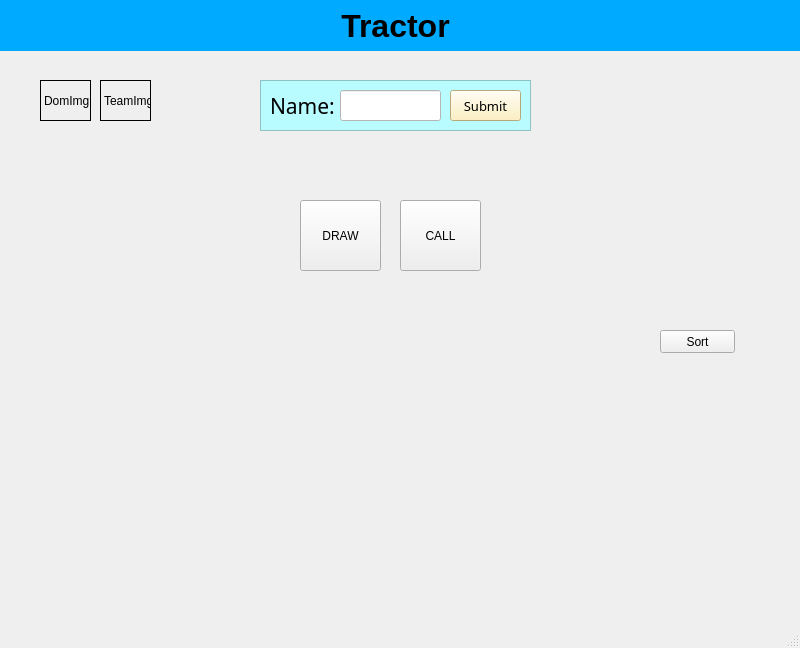
<?xml version="1.0" encoding="UTF-8"?>
<ui version="4.0">
 <class>MainWindow</class>
 <widget class="QMainWindow" name="MainWindow">
  <property name="geometry">
   <rect>
    <x>0</x>
    <y>0</y>
    <width>800</width>
    <height>648</height>
   </rect>
  </property>
  <property name="windowTitle">
   <string>MainWindow</string>
  </property>
  <widget class="QWidget" name="centralwidget">
   <widget class="QPushButton" name="drawButton">
    <property name="geometry">
     <rect>
      <x>300</x>
      <y>200</y>
      <width>81</width>
      <height>71</height>
     </rect>
    </property>
    <property name="text">
     <string>DRAW</string>
    </property>
   </widget>
   <widget class="QPushButton" name="callButton">
    <property name="geometry">
     <rect>
      <x>400</x>
      <y>200</y>
      <width>81</width>
      <height>71</height>
     </rect>
    </property>
    <property name="text">
     <string>CALL</string>
    </property>
   </widget>
   <widget class="QPushButton" name="sortButton">
    <property name="geometry">
     <rect>
      <x>660</x>
      <y>330</y>
      <width>75</width>
      <height>23</height>
     </rect>
    </property>
    <property name="text">
     <string>Sort</string>
    </property>
   </widget>
   <widget class="QLabel" name="domImg">
    <property name="geometry">
     <rect>
      <x>40</x>
      <y>80</y>
      <width>51</width>
      <height>41</height>
     </rect>
    </property>
    <property name="styleSheet">
     <string notr="true">border: 1px solid black</string>
    </property>
    <property name="lineWidth">
     <number>1</number>
    </property>
    <property name="text">
     <string>DomImg</string>
    </property>
   </widget>
   <widget class="QLabel" name="teamImg">
    <property name="geometry">
     <rect>
      <x>100</x>
      <y>80</y>
      <width>51</width>
      <height>41</height>
     </rect>
    </property>
    <property name="styleSheet">
     <string notr="true">border: 1px solid black</string>
    </property>
    <property name="lineWidth">
     <number>1</number>
    </property>
    <property name="text">
     <string>TeamImg</string>
    </property>
   </widget>
   <widget class="QLabel" name="title">
    <property name="geometry">
     <rect>
      <x>-20</x>
      <y>0</y>
      <width>831</width>
      <height>51</height>
     </rect>
    </property>
    <property name="font">
     <font>
      <pointsize>24</pointsize>
      <weight>75</weight>
      <bold>true</bold>
     </font>
    </property>
    <property name="autoFillBackground">
     <bool>false</bool>
    </property>
    <property name="styleSheet">
     <string notr="true">background-color: rgb(0, 170, 255);</string>
    </property>
    <property name="text">
     <string>Tractor</string>
    </property>
    <property name="alignment">
     <set>Qt::AlignCenter</set>
    </property>
   </widget>
   <widget class="QFrame" name="nameFrame">
    <property name="geometry">
     <rect>
      <x>260</x>
      <y>80</y>
      <width>271</width>
      <height>51</height>
     </rect>
    </property>
    <property name="styleSheet">
     <string notr="true">background-color: rgb(185, 252, 255);</string>
    </property>
    <property name="frameShape">
     <enum>QFrame::StyledPanel</enum>
    </property>
    <property name="frameShadow">
     <enum>QFrame::Raised</enum>
    </property>
    <widget class="QLabel" name="nameLabel">
     <property name="geometry">
      <rect>
       <x>10</x>
       <y>10</y>
       <width>101</width>
       <height>31</height>
      </rect>
     </property>
     <property name="font">
      <font>
       <family>Segoe UI Semilight</family>
       <pointsize>16</pointsize>
      </font>
     </property>
     <property name="styleSheet">
      <string notr="true"/>
     </property>
     <property name="text">
      <string>Name:</string>
     </property>
    </widget>
    <widget class="QLineEdit" name="nameEntry">
     <property name="geometry">
      <rect>
       <x>80</x>
       <y>10</y>
       <width>101</width>
       <height>31</height>
      </rect>
     </property>
     <property name="font">
      <font>
       <pointsize>10</pointsize>
      </font>
     </property>
     <property name="styleSheet">
      <string notr="true">
background-color: rgb(255, 255, 255);</string>
     </property>
    </widget>
    <widget class="QPushButton" name="nameSubmit">
     <property name="geometry">
      <rect>
       <x>190</x>
       <y>10</y>
       <width>71</width>
       <height>31</height>
      </rect>
     </property>
     <property name="font">
      <font>
       <family>Segoe UI Semilight</family>
       <pointsize>10</pointsize>
      </font>
     </property>
     <property name="styleSheet">
      <string notr="true">
background-color: rgb(255, 238, 175);</string>
     </property>
     <property name="text">
      <string>Submit</string>
     </property>
    </widget>
   </widget>
  </widget>
  <widget class="QMenuBar" name="menubar">
   <property name="geometry">
    <rect>
     <x>0</x>
     <y>0</y>
     <width>800</width>
     <height>21</height>
    </rect>
   </property>
  </widget>
  <widget class="QStatusBar" name="statusbar"/>
 </widget>
 <resources>
  <include location="cards.qrc"/>
 </resources>
 <connections/>
</ui>
